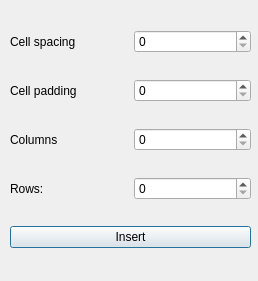
<?xml version="1.0" encoding="UTF-8"?>
<ui version="4.0">
 <class>insertTable</class>
 <widget class="QDialog" name="insertTable">
  <property name="geometry">
   <rect>
    <x>0</x>
    <y>0</y>
    <width>258</width>
    <height>281</height>
   </rect>
  </property>
  <property name="windowTitle">
   <string>Dialog</string>
  </property>
  <widget class="QWidget" name="verticalLayoutWidget">
   <property name="geometry">
    <rect>
     <x>10</x>
     <y>10</y>
     <width>241</width>
     <height>261</height>
    </rect>
   </property>
   <layout class="QVBoxLayout" name="verticalLayout">
    <item>
     <layout class="QHBoxLayout" name="horizontalLayout">
      <item>
       <widget class="QLabel" name="label_3">
        <property name="text">
         <string>Cell spacing</string>
        </property>
       </widget>
      </item>
      <item>
       <widget class="QSpinBox" name="spinBox"/>
      </item>
     </layout>
    </item>
    <item>
     <layout class="QHBoxLayout" name="horizontalLayout_2">
      <item>
       <widget class="QLabel" name="label_4">
        <property name="text">
         <string>Cell padding</string>
        </property>
       </widget>
      </item>
      <item>
       <widget class="QSpinBox" name="spinBox_2"/>
      </item>
     </layout>
    </item>
    <item>
     <layout class="QHBoxLayout" name="horizontalLayout_3">
      <item>
       <widget class="QLabel" name="label_2">
        <property name="text">
         <string>Columns</string>
        </property>
       </widget>
      </item>
      <item>
       <widget class="QSpinBox" name="spinBox_3"/>
      </item>
     </layout>
    </item>
    <item>
     <layout class="QHBoxLayout" name="horizontalLayout_4">
      <item>
       <widget class="QLabel" name="label">
        <property name="text">
         <string>Rows:</string>
        </property>
       </widget>
      </item>
      <item>
       <widget class="QSpinBox" name="spinBox_4"/>
      </item>
     </layout>
    </item>
    <item>
     <widget class="QPushButton" name="pushButton">
      <property name="text">
       <string>Insert</string>
      </property>
     </widget>
    </item>
   </layout>
  </widget>
 </widget>
 <resources/>
 <connections/>
</ui>
